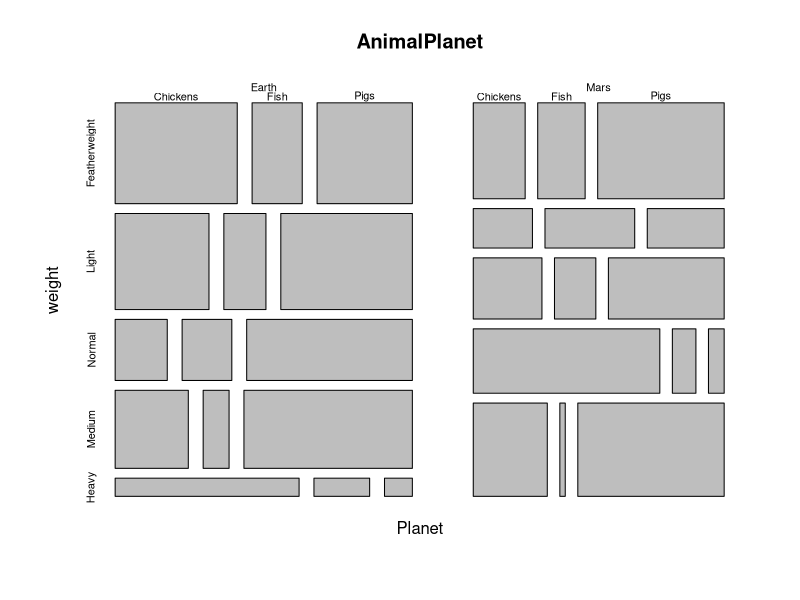
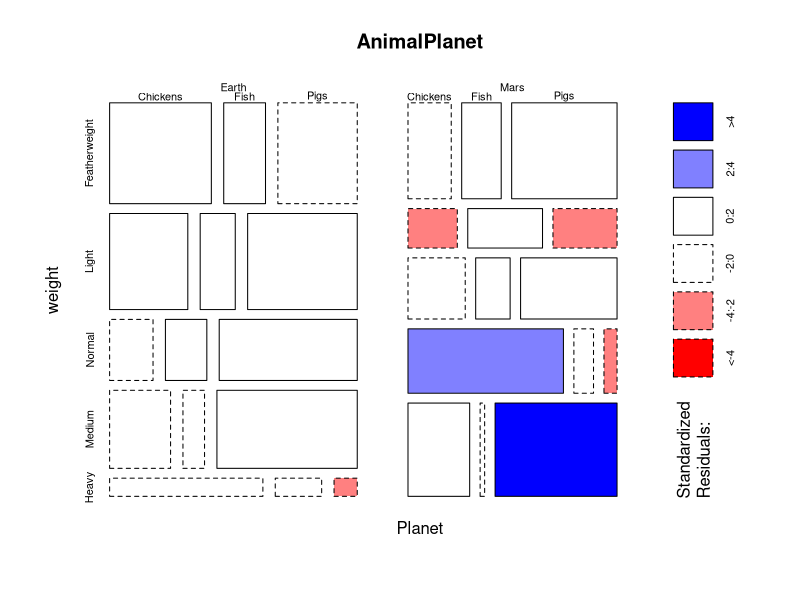

Write R code to recreate these figures, in order.
# Copyright Mark Niemann-Ross, 2018
# Author: Mark Niemann-Ross. mark.niemannross@gmail.com
# LinkedIn: https://www.linkedin.com/in/markniemannross/
# Github: https://github.com/mnr
# More Learning: http://niemannross.com/link/mnratlil
# Description: mosaicplot
sample1 <- runif(10, min = 1, max = 30)
sample2 <- c(10:1)
sample3 <- sample(1:30, 10)

AnimalPlanet <- array(c(sample1, sample2, sample3), 
                 dim = c(2,5,3),
                 dimnames = list(
                   "Planet" = c("Earth", "Mars"),
                   "weight" = c("Featherweight", "Light", "Normal", "Medium", "Heavy" ),
                   "animals" = c("Chickens", "Fish", "Pigs")
                   )
                 )

mosaicplot(AnimalPlanet)
mosaicplot(AnimalPlanet, shade = TRUE)
